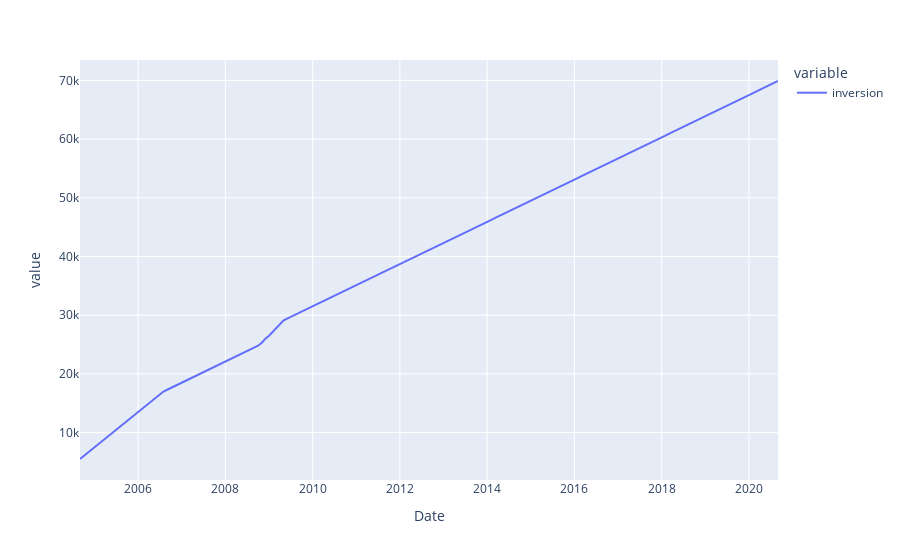

Write notebook code for a chart like this one.
### Code cell
# inversión mensual
inversion_mensual_primero = np.ones((12*aportaciones_periodicas['tiempo'],)) * aportaciones_periodicas['cantidad']
inversion_mensual_primero[0] += aportacion_inicial
inversion_mensual_siguientes = np.ones(round(12*tiempo_restante),) * aportaciones_periodicas_restantes
inversion_mensual = np.concatenate((inversion_mensual_primero, inversion_mensual_siguientes), axis=0) + correcciones
inversion = inversion_mensual.cumsum()

df_plot = pd.DataFrame(index=df.index)

df_plot['inversion'] = inversion

fig = px.line(df_plot)
fig.show('svg')

### Figure 1 — Plotly figure (JSON) as saved in the notebook; plotly's stock layout.template omitted (floating-point values rounded to 4 significant figures; data arrays with more than 128 entries replaced by an {"elided": "..."} marker saying what was removed)
{"data": [{"hovertemplate": "variable=inversion<br>Date=%{x}<br>value=%{y}<extra></extra>", "legendgroup": "inversion", "line": {"color": "#636efa", "dash": "solid"}, "marker": {"symbol": "circle"}, "mode": "lines", "name": "inversion", "orientation": "v", "showlegend": true, "type": "scatter", "x": {"elided": "193 str values"}, "xaxis": "x", "y": {"elided": "193 int values"}, "yaxis": "y"}], "layout": {"legend": {"title": {"text": "variable"}, "tracegroupgap": 0}, "margin": {"t": 60}, "xaxis": {"anchor": "y", "domain": [0, 1], "title": {"text": "Date"}}, "yaxis": {"anchor": "x", "domain": [0, 1], "title": {"text": "value"}}}}
